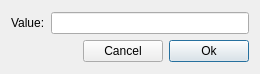
<?xml version="1.0" encoding="UTF-8"?>
<ui version="4.0">
 <class>EditValueDialog</class>
 <widget class="QDialog" name="EditValueDialog">
  <property name="geometry">
   <rect>
    <x>0</x>
    <y>0</y>
    <width>260</width>
    <height>74</height>
   </rect>
  </property>
  <property name="windowTitle">
   <string>Edit Value</string>
  </property>
  <layout class="QGridLayout" name="gridLayout_2">
   <item row="0" column="0">
    <layout class="QGridLayout" name="gridLayout">
     <item row="0" column="0">
      <widget class="QLabel" name="label">
       <property name="text">
        <string>Value:</string>
       </property>
      </widget>
     </item>
     <item row="0" column="1">
      <widget class="QLineEdit" name="valueEdit"/>
     </item>
     <item row="1" column="0" colspan="2">
      <layout class="QHBoxLayout" name="horizontalLayout">
       <item>
        <spacer name="horizontalSpacer">
         <property name="orientation">
          <enum>Qt::Horizontal</enum>
         </property>
         <property name="sizeHint" stdset="0">
          <size>
           <width>40</width>
           <height>20</height>
          </size>
         </property>
        </spacer>
       </item>
       <item>
        <widget class="QPushButton" name="buttonCancel">
         <property name="text">
          <string>Cancel</string>
         </property>
         <property name="autoDefault">
          <bool>false</bool>
         </property>
        </widget>
       </item>
       <item>
        <widget class="QPushButton" name="buttonOk">
         <property name="text">
          <string>Ok</string>
         </property>
         <property name="default">
          <bool>true</bool>
         </property>
        </widget>
       </item>
      </layout>
     </item>
    </layout>
   </item>
  </layout>
 </widget>
 <resources/>
 <connections>
  <connection>
   <sender>buttonOk</sender>
   <signal>clicked()</signal>
   <receiver>EditValueDialog</receiver>
   <slot>accept()</slot>
   <hints>
    <hint type="sourcelabel">
     <x>351</x>
     <y>163</y>
    </hint>
    <hint type="destinationlabel">
     <x>199</x>
     <y>149</y>
    </hint>
   </hints>
  </connection>
  <connection>
   <sender>buttonCancel</sender>
   <signal>clicked()</signal>
   <receiver>EditValueDialog</receiver>
   <slot>reject()</slot>
   <hints>
    <hint type="sourcelabel">
     <x>270</x>
     <y>163</y>
    </hint>
    <hint type="destinationlabel">
     <x>199</x>
     <y>149</y>
    </hint>
   </hints>
  </connection>
 </connections>
</ui>
